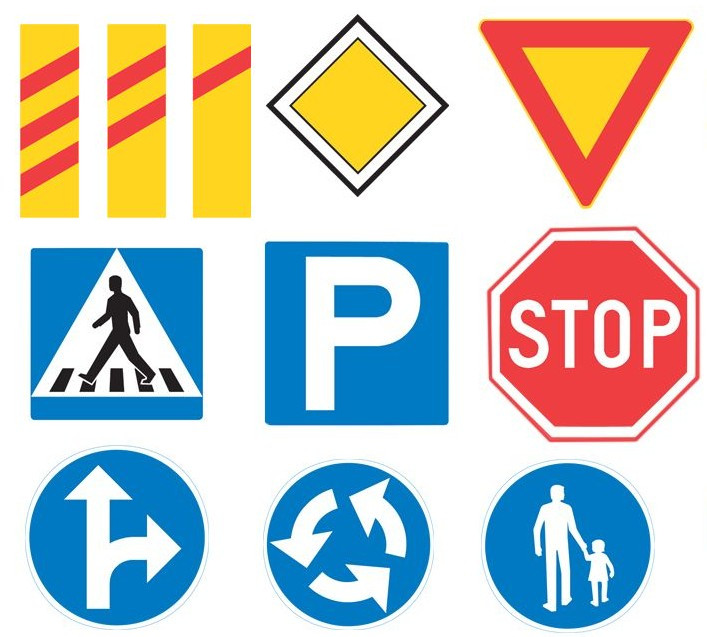
#> input picture resources/trafiko.jpg, 707 x 637 px, found by its file name
$ python 01_canny_contour_detection.py
#> lines starting #> are read from the running program, lines starting #| are printed output that depends on the picture; after the words box and inside, x2 and y2 are one past the last pixel; in counts of white or black regions, pixels touching at a corner belong together
import cv2
import numpy as np

image = cv2.imread('resources/trafiko.jpg', cv2.IMREAD_UNCHANGED)
#> image is the input picture: shape (637, 707, 3); mean B, G, R 195.5, 198.5, 196.4
img_monochrome = cv2.cvtColor(image,cv2.COLOR_BGR2GRAY)
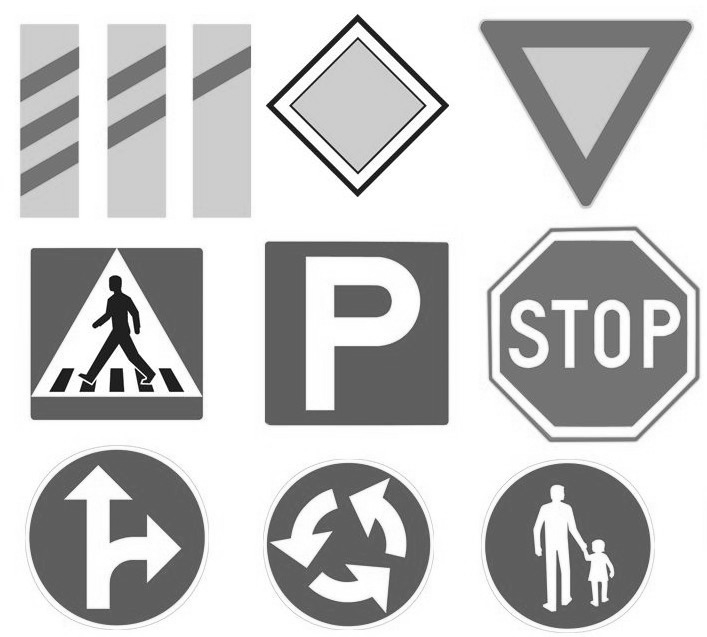
#> img_monochrome: shape (637, 707); min 0, max 255, mean 197.6
img_blurred = cv2.GaussianBlur(img_monochrome, (3,3), 0)

# Find edges
img_canny = cv2.Canny(img_blurred, 85, 255)
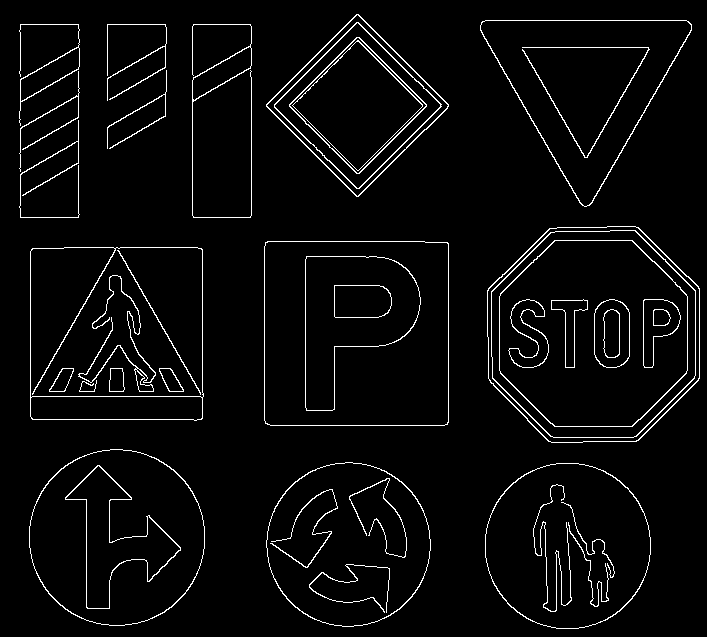
#> img_canny: shape (637, 707); 3.8% white in thin lines or dots
# Find contours
contours, hierarchy = cv2.findContours(img_canny, cv2.RETR_TREE, cv2.CHAIN_APPROX_SIMPLE)
#> contours = 71 contours, 2 with area under 20; largest, box (x1, y1, x2, y2) and area: (487, 226, 700, 443) 37728, (487, 226, 700, 443) 37486, (491, 230, 696, 438) 34879, (491, 230, 696, 438) 34643, (264, 241, 449, 426) 33810

# Create an empty image for contours
canvas = np.zeros(image.shape)
# draw the contours on the empty image
cv2.drawContours(canvas, contours, -1, (0,255,0), 3)
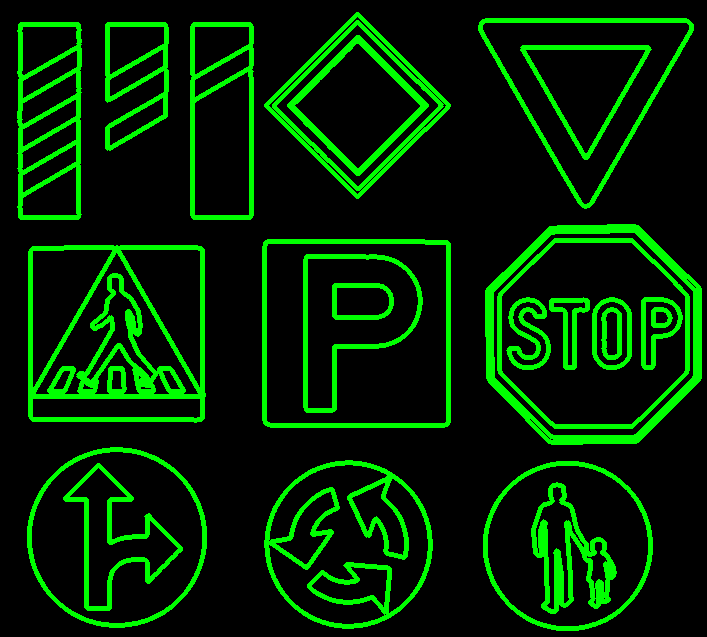
#> canvas: shape (637, 707, 3) float64; mean of channels 0, 1, 2 0, 39.2, 0; drawn as B, G, R

cv2.imshow("Object Contours", canvas)
cv2.imwrite('processed/outlines.jpg', canvas)

cv2.waitKey(5000)
cv2.destroyAllWindows()

$ run again, with resources/right.jpg copied over resources/trafiko.jpg
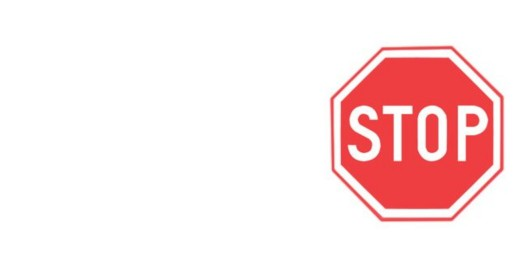
#> input picture resources/right.jpg, 524 x 261 px, found by its file name
#> image is the input picture: shape (261, 524, 3); mean B, G, R 230.2, 229.9, 251.9
#> `img_canny = cv2.Canny(img_blurred, 85, 255)`:
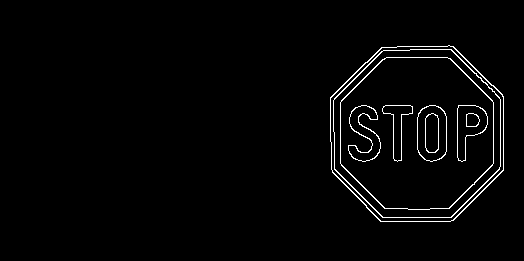
#> img_canny: shape (261, 524); 2.1% white in thin lines or dots, all inside (x1, y1, x2, y2) = (330, 45, 504, 222)
#> contours = 18 contours; largest, box (x1, y1, x2, y2) and area: (330, 45, 504, 222) 25086, (330, 45, 504, 222) 24886, (333, 49, 501, 218) 23142, (333, 49, 501, 218) 22956, (340, 57, 494, 210) 19244
#> `cv2.drawContours(canvas, contours, -1, (0,255,0), 3)`:
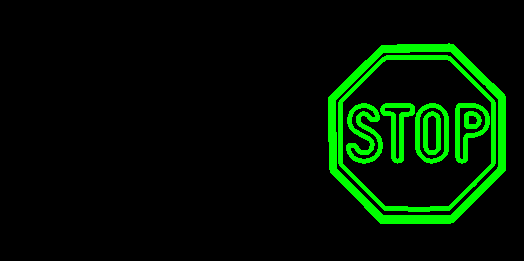
#> canvas: shape (261, 524, 3) float64; mean of channels 0, 1, 2 0, 20.2, 0; drawn as B, G, R
